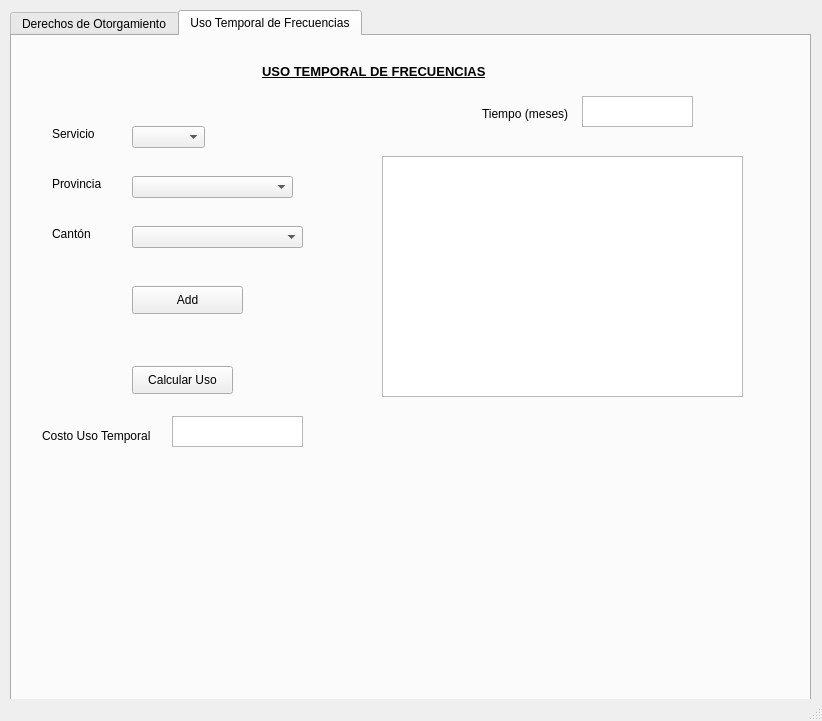
<?xml version="1.0" encoding="UTF-8"?>
<ui version="4.0">
 <class>MainWindow</class>
 <widget class="QMainWindow" name="MainWindow">
  <property name="geometry">
   <rect>
    <x>0</x>
    <y>0</y>
    <width>822</width>
    <height>721</height>
   </rect>
  </property>
  <property name="windowTitle">
   <string/>
  </property>
  <property name="autoFillBackground">
   <bool>false</bool>
  </property>
  <widget class="QWidget" name="centralwidget">
   <widget class="QTabWidget" name="tabWidget">
    <property name="geometry">
     <rect>
      <x>10</x>
      <y>10</y>
      <width>801</width>
      <height>691</height>
     </rect>
    </property>
    <property name="currentIndex">
     <number>1</number>
    </property>
    <widget class="QWidget" name="tab">
     <attribute name="title">
      <string>Derechos de Otorgamiento</string>
     </attribute>
     <widget class="QLabel" name="label_5">
      <property name="geometry">
       <rect>
        <x>230</x>
        <y>10</y>
        <width>271</width>
        <height>31</height>
       </rect>
      </property>
      <property name="font">
       <font>
        <pointsize>10</pointsize>
        <weight>75</weight>
        <bold>true</bold>
        <underline>true</underline>
       </font>
      </property>
      <property name="text">
       <string>DERECHOS DE OTORGAMIENTO</string>
      </property>
     </widget>
     <widget class="QLabel" name="label_3">
      <property name="geometry">
       <rect>
        <x>50</x>
        <y>70</y>
        <width>55</width>
        <height>16</height>
       </rect>
      </property>
      <property name="text">
       <string>Servicio</string>
      </property>
     </widget>
     <widget class="QComboBox" name="ServiciosBox">
      <property name="geometry">
       <rect>
        <x>120</x>
        <y>70</y>
        <width>101</width>
        <height>22</height>
       </rect>
      </property>
     </widget>
     <widget class="QLabel" name="label">
      <property name="geometry">
       <rect>
        <x>50</x>
        <y>110</y>
        <width>55</width>
        <height>16</height>
       </rect>
      </property>
      <property name="text">
       <string>Provincia</string>
      </property>
     </widget>
     <widget class="QComboBox" name="ProvinciasBox">
      <property name="geometry">
       <rect>
        <x>120</x>
        <y>110</y>
        <width>181</width>
        <height>22</height>
       </rect>
      </property>
      <property name="contextMenuPolicy">
       <enum>Qt::NoContextMenu</enum>
      </property>
     </widget>
     <widget class="QLabel" name="label_2">
      <property name="geometry">
       <rect>
        <x>50</x>
        <y>150</y>
        <width>55</width>
        <height>16</height>
       </rect>
      </property>
      <property name="text">
       <string>Cantón</string>
      </property>
     </widget>
     <widget class="QComboBox" name="CantonesBox">
      <property name="geometry">
       <rect>
        <x>120</x>
        <y>150</y>
        <width>181</width>
        <height>22</height>
       </rect>
      </property>
     </widget>
     <widget class="QLabel" name="label_4">
      <property name="geometry">
       <rect>
        <x>360</x>
        <y>60</y>
        <width>91</width>
        <height>20</height>
       </rect>
      </property>
      <property name="text">
       <string>Duración(Años)</string>
      </property>
     </widget>
     <widget class="QTextEdit" name="textYears">
      <property name="geometry">
       <rect>
        <x>460</x>
        <y>50</y>
        <width>71</width>
        <height>31</height>
       </rect>
      </property>
     </widget>
     <widget class="QPushButton" name="CalcularButton">
      <property name="geometry">
       <rect>
        <x>120</x>
        <y>240</y>
        <width>93</width>
        <height>28</height>
       </rect>
      </property>
      <property name="text">
       <string>CALCULAR</string>
      </property>
     </widget>
     <widget class="QLabel" name="label_6">
      <property name="geometry">
       <rect>
        <x>44</x>
        <y>290</y>
        <width>121</width>
        <height>20</height>
       </rect>
      </property>
      <property name="text">
       <string>Costo Otrogamiento</string>
      </property>
     </widget>
     <widget class="QTextEdit" name="textResultado">
      <property name="geometry">
       <rect>
        <x>170</x>
        <y>280</y>
        <width>101</width>
        <height>31</height>
       </rect>
      </property>
     </widget>
     <widget class="QPushButton" name="AddButton">
      <property name="geometry">
       <rect>
        <x>120</x>
        <y>190</y>
        <width>93</width>
        <height>28</height>
       </rect>
      </property>
      <property name="text">
       <string>Agregar</string>
      </property>
     </widget>
     <widget class="QLabel" name="label_7">
      <property name="geometry">
       <rect>
        <x>240</x>
        <y>370</y>
        <width>291</width>
        <height>31</height>
       </rect>
      </property>
      <property name="text">
       <string>TARIFAS MENSUALES POR USO DE FRECUENCIAS</string>
      </property>
     </widget>
     <widget class="QLabel" name="label_8">
      <property name="geometry">
       <rect>
        <x>70</x>
        <y>470</y>
        <width>101</width>
        <height>16</height>
       </rect>
      </property>
      <property name="text">
       <string>Ingreso Mensual</string>
      </property>
     </widget>
     <widget class="QTextEdit" name="textIngresomensual">
      <property name="geometry">
       <rect>
        <x>170</x>
        <y>460</y>
        <width>121</width>
        <height>31</height>
       </rect>
      </property>
     </widget>
     <widget class="QLabel" name="label_10">
      <property name="geometry">
       <rect>
        <x>80</x>
        <y>530</y>
        <width>91</width>
        <height>20</height>
       </rect>
      </property>
      <property name="text">
       <string>Tarifa Mensual</string>
      </property>
     </widget>
     <widget class="QTextEdit" name="textTarifa">
      <property name="geometry">
       <rect>
        <x>170</x>
        <y>530</y>
        <width>121</width>
        <height>31</height>
       </rect>
      </property>
     </widget>
     <widget class="QPushButton" name="TarifaButton">
      <property name="geometry">
       <rect>
        <x>350</x>
        <y>480</y>
        <width>131</width>
        <height>28</height>
       </rect>
      </property>
      <property name="text">
       <string>Calcular Tarifa</string>
      </property>
     </widget>
     <widget class="QTextEdit" name="textEditCantones1">
      <property name="geometry">
       <rect>
        <x>370</x>
        <y>90</y>
        <width>351</width>
        <height>231</height>
       </rect>
      </property>
     </widget>
    </widget>
    <widget class="QWidget" name="tab_2">
     <attribute name="title">
      <string>Uso Temporal de Frecuencias</string>
     </attribute>
     <widget class="QLabel" name="label_9">
      <property name="geometry">
       <rect>
        <x>250</x>
        <y>20</y>
        <width>291</width>
        <height>31</height>
       </rect>
      </property>
      <property name="font">
       <font>
        <pointsize>10</pointsize>
        <weight>75</weight>
        <bold>true</bold>
        <underline>true</underline>
       </font>
      </property>
      <property name="text">
       <string>USO TEMPORAL DE FRECUENCIAS</string>
      </property>
     </widget>
     <widget class="QLabel" name="label_11">
      <property name="geometry">
       <rect>
        <x>470</x>
        <y>70</y>
        <width>101</width>
        <height>16</height>
       </rect>
      </property>
      <property name="text">
       <string>Tiempo (meses)</string>
      </property>
     </widget>
     <widget class="QTextEdit" name="textMesesuso">
      <property name="geometry">
       <rect>
        <x>570</x>
        <y>60</y>
        <width>111</width>
        <height>31</height>
       </rect>
      </property>
     </widget>
     <widget class="QLabel" name="label_12">
      <property name="geometry">
       <rect>
        <x>30</x>
        <y>390</y>
        <width>131</width>
        <height>20</height>
       </rect>
      </property>
      <property name="text">
       <string>Costo Uso Temporal</string>
      </property>
     </widget>
     <widget class="QTextEdit" name="textTemporal">
      <property name="geometry">
       <rect>
        <x>160</x>
        <y>380</y>
        <width>131</width>
        <height>31</height>
       </rect>
      </property>
     </widget>
     <widget class="QComboBox" name="UsoServicioBox">
      <property name="geometry">
       <rect>
        <x>120</x>
        <y>90</y>
        <width>73</width>
        <height>22</height>
       </rect>
      </property>
     </widget>
     <widget class="QComboBox" name="UsoProvinciasBox">
      <property name="geometry">
       <rect>
        <x>120</x>
        <y>140</y>
        <width>161</width>
        <height>22</height>
       </rect>
      </property>
     </widget>
     <widget class="QComboBox" name="UsoCantonBox">
      <property name="geometry">
       <rect>
        <x>120</x>
        <y>190</y>
        <width>171</width>
        <height>22</height>
       </rect>
      </property>
     </widget>
     <widget class="QPushButton" name="TemporalButton">
      <property name="geometry">
       <rect>
        <x>120</x>
        <y>330</y>
        <width>101</width>
        <height>28</height>
       </rect>
      </property>
      <property name="text">
       <string>Calcular Uso</string>
      </property>
     </widget>
     <widget class="QLabel" name="label_13">
      <property name="geometry">
       <rect>
        <x>40</x>
        <y>90</y>
        <width>55</width>
        <height>16</height>
       </rect>
      </property>
      <property name="text">
       <string>Servicio</string>
      </property>
     </widget>
     <widget class="QLabel" name="label_14">
      <property name="geometry">
       <rect>
        <x>40</x>
        <y>140</y>
        <width>55</width>
        <height>16</height>
       </rect>
      </property>
      <property name="text">
       <string>Provincia</string>
      </property>
     </widget>
     <widget class="QLabel" name="label_15">
      <property name="geometry">
       <rect>
        <x>40</x>
        <y>190</y>
        <width>55</width>
        <height>16</height>
       </rect>
      </property>
      <property name="text">
       <string>Cantón</string>
      </property>
     </widget>
     <widget class="QPushButton" name="UsoAddButton">
      <property name="geometry">
       <rect>
        <x>120</x>
        <y>250</y>
        <width>111</width>
        <height>28</height>
       </rect>
      </property>
      <property name="text">
       <string>Add</string>
      </property>
     </widget>
     <widget class="QTextEdit" name="textEditCantonesUso">
      <property name="geometry">
       <rect>
        <x>370</x>
        <y>120</y>
        <width>361</width>
        <height>241</height>
       </rect>
      </property>
     </widget>
    </widget>
   </widget>
  </widget>
  <widget class="QStatusBar" name="statusbar"/>
 </widget>
 <resources/>
 <connections/>
</ui>
